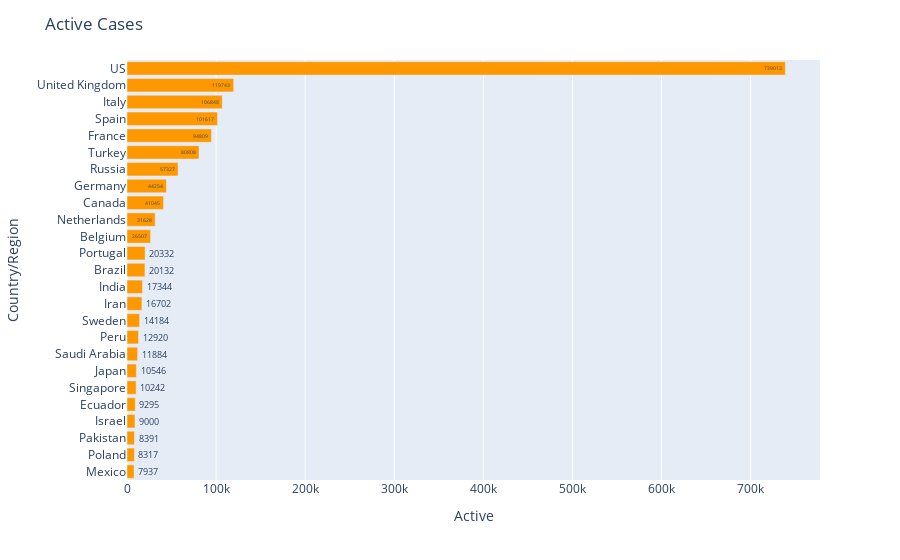

The notebook cell this image was saved under:
### Markdown cell above
# Analysis of statistics of top 25 countries

### Code cell
fig_a = px.bar(country_wise.sort_values('Active').tail(25),x="Active",y="Country/Region",text='Active',orientation='h',color_discrete_sequence=[act])
fig_a.update_layout(title="Active Cases")
fig_a.show()

### Figure 1 — Plotly figure (JSON) as saved in the notebook; plotly's stock layout.template omitted (floating-point values rounded to 4 significant figures)
{"data": [{"alignmentgroup": "True", "hovertemplate": "Active=%{text}<br>Country/Region=%{y}<extra></extra>", "legendgroup": "", "marker": {"color": "#fe9801"}, "name": "", "offsetgroup": "", "orientation": "h", "showlegend": false, "text": [7937, 8317, 8391, 9000, 9295, 10242, 10546, 11884, 12920, 14184, 16702, 17344, 20132, 20332, 26507, 31628, 41045, 44254, 57327, 80808, 94809, 101617, 106848, 119743, 739013], "textposition": "auto", "type": "bar", "x": [7937, 8317, 8391, 9000, 9295, 10242, 10546, 11884, 12920, 14184, 16702, 17344, 20132, 20332, 26507, 31628, 41045, 44254, 57327, 80808, 94809, 101617, 106848, 119743, 739013], "xaxis": "x", "y": ["Mexico", "Poland", "Pakistan", "Israel", "Ecuador", "Singapore", "Japan", "Saudi Arabia", "Peru", "Sweden", "Iran", "India", "Brazil", "Portugal", "Belgium", "Netherlands", "Canada", "Germany", "Russia", "Turkey", "France", "Spain", "Italy", "United Kingdom", "US"], "yaxis": "y"}], "layout": {"barmode": "relative", "legend": {"tracegroupgap": 0}, "margin": {"t": 60}, "title": {"text": "Active Cases"}, "xaxis": {"anchor": "y", "domain": [0, 1], "title": {"text": "Active"}}, "yaxis": {"anchor": "x", "domain": [0, 1], "title": {"text": "Country/Region"}}}}
